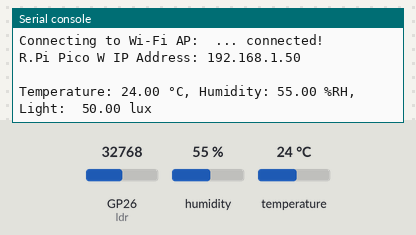
Simulated run of this program. Board: Raspberry Pi Pico running CircuitPython. Parts: the last lines printed to the serial console. The inputs (shaded band) are chosen by the test bench; at power-on: humidity 55 %, GP26 (ldr) = 32768, temperature 24 °C (analog values on the 0–65535 scale). Requests to the public web service named in the program get a made-up reply in its usual format after 0.4 s (London, UTC, broken clouds, 64 % humidity, 1013 hPa unless stated).

Above: at 2.7 s.
2.8 s: humidity set to 22 %
At 5.3 s:
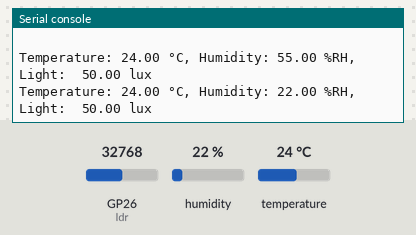
5.8 s: GP26 (ldr) set to 45874
At 6.6 s:
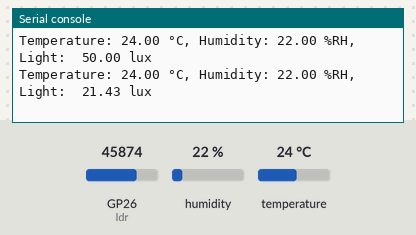
8.8 s: temperature set to 12 °C
At 11.5 s:
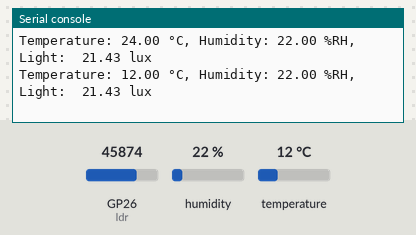
11.8 s: GP26 (ldr) set to 57670
At 17.54 s:
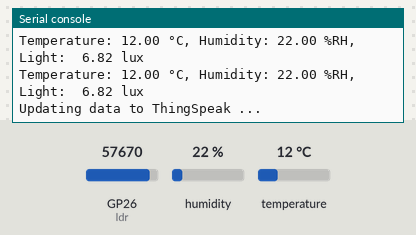
18.3 s: humidity set to 40 %
At 21.7 s:
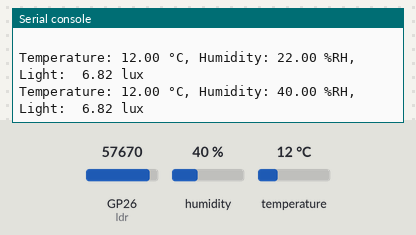
Timing chart, 0 to 22.3 s (numbered marks = the images above; inputs shaded):
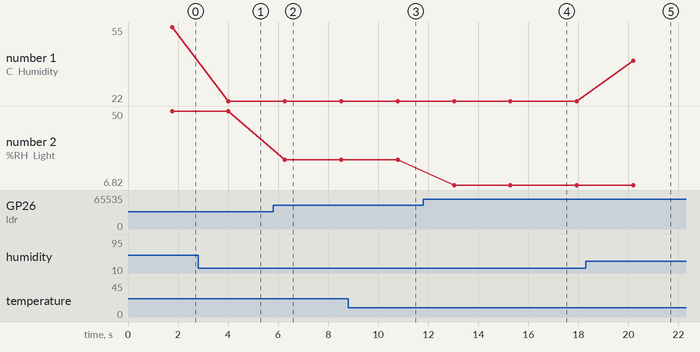

The program:

Project_D_IoT_Weather_Monitoring.py
```python
"""
Weather Monitoring System with DHT11, LDR and Thingspeak

Additional libraries, saved into the lib folder.
    https://circuitpython.org/libraries
    - adafruit_dht.mpy
    - adafruit_requests.mpy

"""

import os
import time
import board
import analogio
import adafruit_dht
import microcontroller
import ssl
import wifi
import socketpool
import adafruit_requests

# DHT11 sensor object
dht11 = adafruit_dht.DHT11(board.GP16)

# LDR sensor object
ldr = analogio.AnalogIn(board.GP26)
resistance = 10000   # resistance value in ohm

# now timer object
now = time.monotonic()

# Get Wi-Fi and Thingspeak Write API details from the settings.toml file
ssid = os.getenv("WIFI_SSID")
password = os.getenv("WIFI_PASSWORD")
thingSpeakWriteAPIKey = os.getenv("THINGSPEAK_WRITE_API_KEY")

# ThingSpeak HTTP API URL.
thingSpeakAPI = os.getenv("THINGSPEAK_HTTP_API")

print("""
 ________   _           ____              __
/_  __/ /  (_)__  ___ _/ __/__  ___ ___ _/ /__
 / / / _ \/ / _ \/ _ `/\ \/ _ \/ -_) _ `/  '_/
/_/ /_//_/_/_//_/\_, /___/ .__/\__/\_,_/_/\_\
                /___/   /_/                  """ + "(Microcontroller: " + os.uname()[0] + ")\n")

# Connect to Wi-Fi AP
print(f"Connecting to Wi-Fi AP: {ssid} ... ", end="")
wifi.radio.connect(ssid, password)
print("connected!")
pool = socketpool.SocketPool(wifi.radio)
print("R.Pi Pico W IP Address: {}\n".format(wifi.radio.ipv4_address))
requests = adafruit_requests.Session(pool, ssl.create_default_context())

def resistance_to_lux (adc):
    ldr_voltage = (adc * 3.3) / 65536
    ldr_resistance = (ldr_voltage * resistance) / (3.3 - ldr_voltage)
    lux = 500 / (ldr_resistance / 1000) # Conversion of resistance to lumen

    return lux

# Start a loop that reads data from the sensor and sends it to ThingSpeak
while True:
    try:
        while not wifi.radio.ipv4_address or "0.0.0.0" in repr(wifi.radio.ipv4_address):
            print(f"Connecting to Wi-Fi AP: {ssid} ... ", end="")
            wifi.radio.connect(ssid, password)
            print("connected!")

        temperature = dht11.temperature
        humidity = dht11.humidity

        ldr_adc = ldr.value
        light = resistance_to_lux(ldr_adc)

        print("Temperature: {:.2f} °C, Humidity: {:.2f} %RH, Light:  {:.2f} lux".format(temperature, humidity, light))

    except RuntimeError as error:
        print(error.args[0])
        time.sleep(2.0)
        continue

    except Exception as error:
        dht11.exit()
        raise error

    except OSError as e:
        print("Failed!\n", e)
        microcontroller.reset()

    time.sleep(2)

    # Update Interval Every 16 seconds to ThingSpeak
    if (now + 16) < time.monotonic():

        now = time.monotonic()

        # Updating Data ThingSpeak
        print("Updating data to ThingSpeak ... ", end="")

        # Generate ThingSpeak HTTP API URL request
        thingSpeakRequestURL = thingSpeakAPI + "api_key=" + thingSpeakWriteAPIKey + "&field1=" + str(temperature) + "&field2=" + str(humidity) + "&field3=" + str(light)

        # Make HTTP request to ThingSpeak to update data in the channel
        response = requests.get(thingSpeakRequestURL)

        # Receive HTTP response from ThingSpeak
        print("done! Data Count: ", response.text, "\n")
```

Measured:
- after the input at 2.8 s, the serial console: prints a new line after 1.2 s (image 1)
- after the input at 5.8 s, the serial console: prints a new line after 0.47 s (image 2)
- after the input at 8.8 s, the serial console: prints a new line after 2.0 s (image 3)
- after the input at 11.8 s, the serial console: prints a new line after 1.2 s (image 4)
- after the input at 18.3 s, the serial console: prints a new line after 1.9 s (image 5)
- plotted number 1: 55 → 22 after the input at 2.8 s, 22 → 40 after the input at 18.3 s
- plotted number 2: 50 → 21.43 after the input at 5.8 s, 21.43 → 6.82 after the input at 11.8 s
